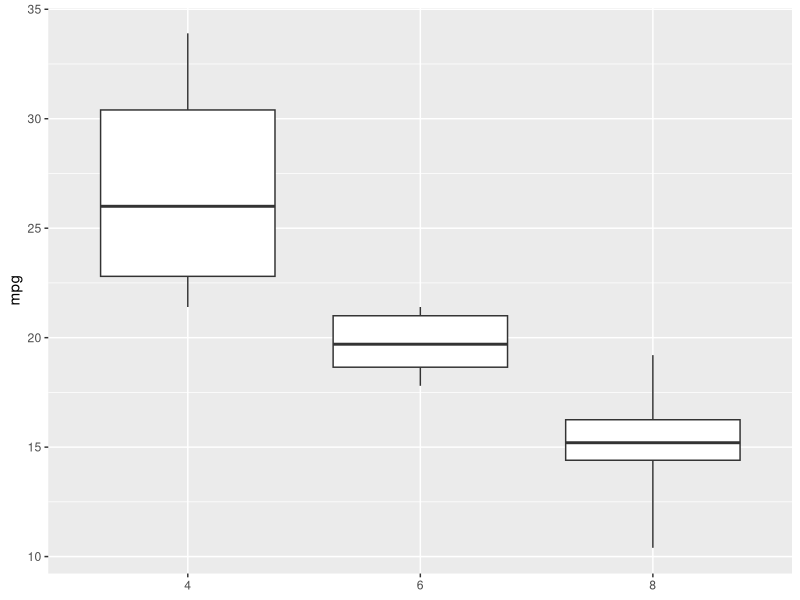
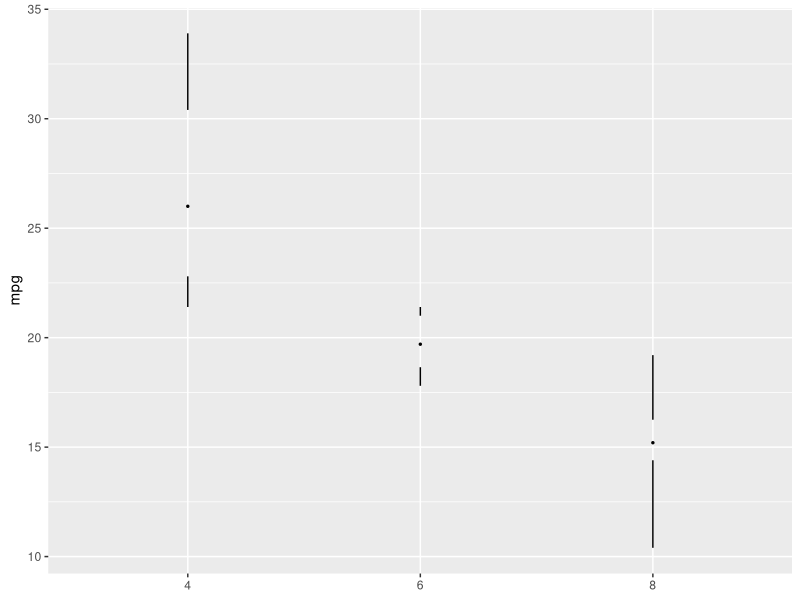

Here is the R script that generated these plots, in order:
## ---- chunk 1
library(tidyverse)
mtcars |> 
  ggplot(aes(x = as.factor(cyl), y = mpg)) +
  geom_boxplot(coef = NULL) +
  labs(x = NULL)
## ---- chunk 2
library(ggthemes)
mtcars |> 
  ggplot(aes(x = as.factor(cyl), y = mpg)) +
  geom_tufteboxplot() +
  labs(x = NULL)
## ---- chunk 3
library(tidyverse)
